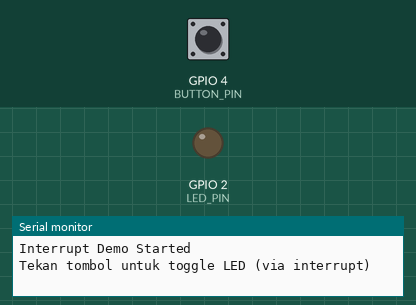
Recording of a sketch running on a simulated ESP32. Parts: output pins drawn as LEDs (lit = HIGH), the last lines printed to the serial monitor. The inputs (shaded band) are chosen by the test bench; at power-on: GPIO 4 (BUTTON_PIN) HIGH.

Above: at 1.2 s.
1.3 s: GPIO 4 (BUTTON_PIN) pulled LOW for 0.15 s
At 1.7 s:
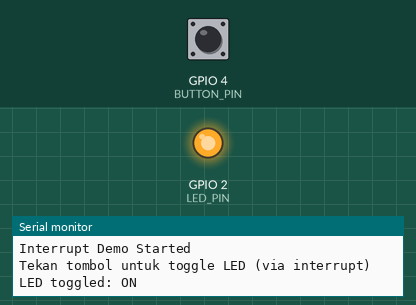
2.9 s: GPIO 4 (BUTTON_PIN) pulled LOW for 1 s
At 4.3 s:
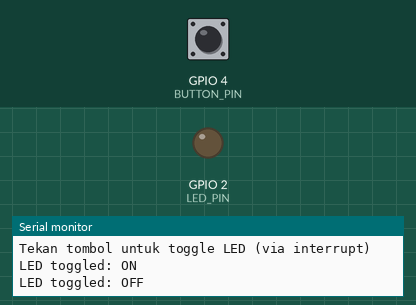
5.4 s: GPIO 4 (BUTTON_PIN) pulled LOW for 3.2 s
At 6.0 s:
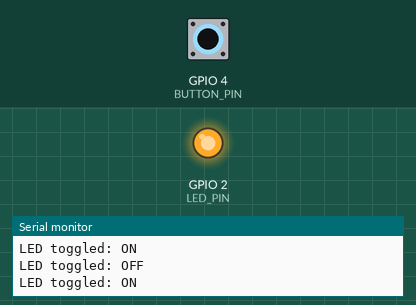
Timing chart, 0 to 8.4 s (numbered marks = the images above; inputs shaded):
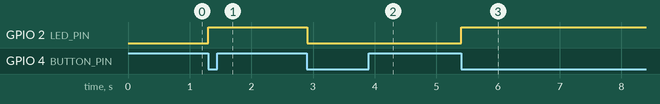

Measured:
- after the input at 1.3 s, GPIO 2 (LED_PIN): LOW → HIGH at once
- after the input at 2.9 s, GPIO 2 (LED_PIN): HIGH → LOW at once
- after the input at 5.4 s, GPIO 2 (LED_PIN): LOW → HIGH at once

The sketch:

sketch.ino
```cpp
/*
 * Interrupt - External Interrupt
 *
 * Konsep: Merespons event tombol secara langsung menggunakan interrupt
 *
 * Komponen:
 * - LED (D2) dengan resistor 220Ω
 * - Push Button (D4) dengan pull-up internal
 *
 * Pinout:
 * - LED   -> GPIO 2
 * - Button -> GPIO 4 (Interrupt)
 */

const int LED_PIN = 2;
const int BUTTON_PIN = 4;

volatile bool ledState = false;
volatile bool interruptFlag = false;

void IRAM_ATTR buttonISR() {
  // ISR - Hanya set flag, jangan lakukan operasi berat
  interruptFlag = true;
}

void setup() {
  Serial.begin(115200);

  pinMode(LED_PIN, OUTPUT);
  pinMode(BUTTON_PIN, INPUT_PULLUP);

  // Attach interrupt pada falling edge (button pressed)
  attachInterrupt(digitalPinToInterrupt(BUTTON_PIN), buttonISR, FALLING);

  Serial.println("Interrupt Demo Started");
  Serial.println("Tekan tombol untuk toggle LED (via interrupt)");
}

void loop() {
  // Proses interrupt di loop (main context)
  if (interruptFlag) {
    interruptFlag = false;
    ledState = !ledState;
    digitalWrite(LED_PIN, ledState ? HIGH : LOW);

    Serial.print("LED toggled: ");
    Serial.println(ledState ? "ON" : "OFF");
  }

  // Lakukan tugas lain di sini
  delay(10);
}
```
